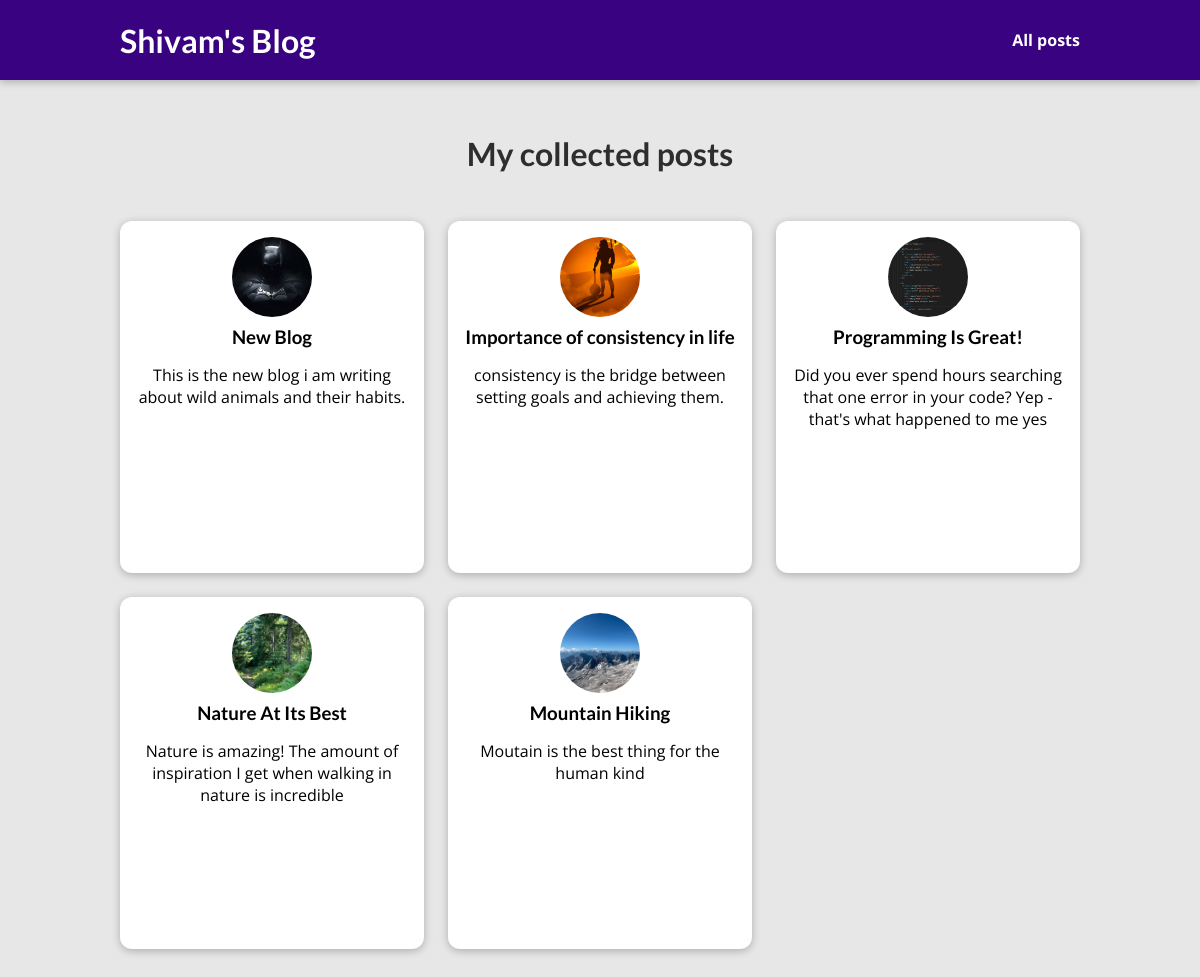
The page /posts on the database its author committed.
### blog/models.py (models this page shows, shortened)
class Blog(models.Model):
    title=models.CharField(max_length=50,null=False)
    image=models.ImageField(upload_to="images",null=True)
    excerpt=models.CharField(max_length=100)
    date=models.DateField()
    slug=models.SlugField(default="",blank=True, null=False,db_index=True)
    content=models.TextField(max_length=10000)
    author=models.ForeignKey(Author,on_delete=models.CASCADE,related_name="blogs",null=True)
    tags=models.ManyToManyField(Tags,null=True)

### blog/views.py (the view)
# urls.py: path("posts", views.AllPosts.as_view(), name="post-page"),
class AllPosts(ListView):
    template_name="blog/all-posts.html"
    model=Blog
    ordering=["-date"]
    context_object_name="all_post"

### blog/templates/blog/all-posts.html (shortened to what this page needs)
{% extends "base.html" %}
{% load static %}
{% block css_files %}
<link rel="stylesheet" href="{% static "blog/all-posts.css" %}" />
<link rel="stylesheet" href="{% static "blog/post.css" %}" />
{% endblock %}
{% block content %}
<section id="all-posts">
    <h2>My collected posts</h2>
    <ul>
        {% for post in all_post %}
        {% include "blog/includes/post.html" %}
        {% endfor %}
    </ul>
</section>
{% endblock %}

### blog/templates/blog/includes/post.html
{% load static %}
<li><article class="post">
    <a href="{% url "post-detail-page" post.slug %}">
        <img src="{{post.image.url}}" alt={{post.title}}/>
        <div class="post_content">
            <h3>{{post.title}}</h3>
            <p>{{post.excerpt}}</p>
        </div>
    </a>
</article>
</li>

### static/app.css (style rules this page uses)
* { box-sizing: border-box; }
html { font-family: 'Open Sans', 'Lato', sans-serif; }
body { margin: 0; }
h1, h2, h3 { font-family: 'Lato', sans-serif; font-weight: bold; }

### blog/static/blog/all-posts.css (style rules this page uses)
body { background-color: #e7e7e7; }
#all-posts { margin: 7rem auto; width: 90%; max-width: 60rem; }
#all-posts h2 { text-align: center; font-size: 2rem; color: #2e2e2e; margin: 3rem 0; }
ul { list-style: none; margin: 0; padding: 0; display: grid; grid-template-columns: repeat(auto-fill, minmax(17rem, 1fr)); gap: 1.5rem; }
.post img { width: 7rem; height: 7rem; }
.post a { height: 22rem; transform-origin: center; box-shadow: 0 2px 8px rgba(0, 0, 0, 0.25); border-radius: 12px; background-color: white; }

### blog/static/blog/post.css (style rules this page uses)
.post { display: flex; flex-direction: column; align-items: center; text-align: center; }
.post a { text-decoration: none; color: black; transition: all 0.2s ease; padding: 1rem; }
.post img { width: 5rem; height: 5rem; object-fit: cover; border-radius: 50%; }
.post h3 { margin: 0.25rem 0; }

### rows shown on the page
Blog: image (picture), title "New Blog", excerpt "This is the new blog i am writing about wild animals and their habits."
Blog: image (picture), title "Importance of consistency in life", excerpt "consistency is the bridge between setting goals and achieving them."
Blog: image (picture), title "Programming Is Great!", excerpt "Did you ever spend hours searching that one error in your code? Yep - that's what happened to me yes"
Blog: image (picture), title "Nature At Its Best", excerpt "Nature is amazing! The amount of inspiration I get when walking in nature is incredible"
Blog: image (picture), title "Mountain Hiking", excerpt "Moutain is the best thing for the human kind"
